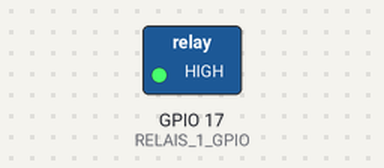
This program was run on a simulated Raspberry Pi (BCM pin numbers). Shown: switched loads named in the program (green lamp = pin HIGH). At 2.0 s the program stops and its outputs stay as they are.

Above: at 0.1 s.
At 2.1 s:
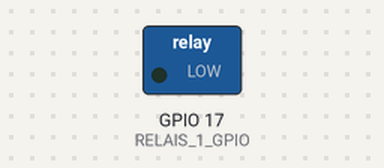
Timing chart, 0 to 3.5 s (numbered marks = the images above):
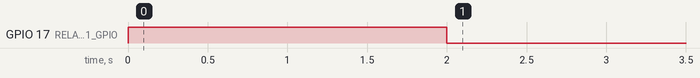

The program:

relay.py
```python
import RPi.GPIO as GPIO
import time

GPIO.setmode(GPIO.BCM) # GPIO Numbers instead of board numbers

RELAIS_1_GPIO = 17
GPIO.setup(RELAIS_1_GPIO, GPIO.OUT) # GPIO Assign mode
GPIO.output(RELAIS_1_GPIO, GPIO.HIGH) # out
time.sleep(2)
GPIO.output(RELAIS_1_GPIO, GPIO.LOW) # on

GPIO.cleanup()
```

Measured:
- by itself, GPIO 17 (RELAIS_1_GPIO): LOW → HIGH at 0.00 s, → LOW 2.0 s later
